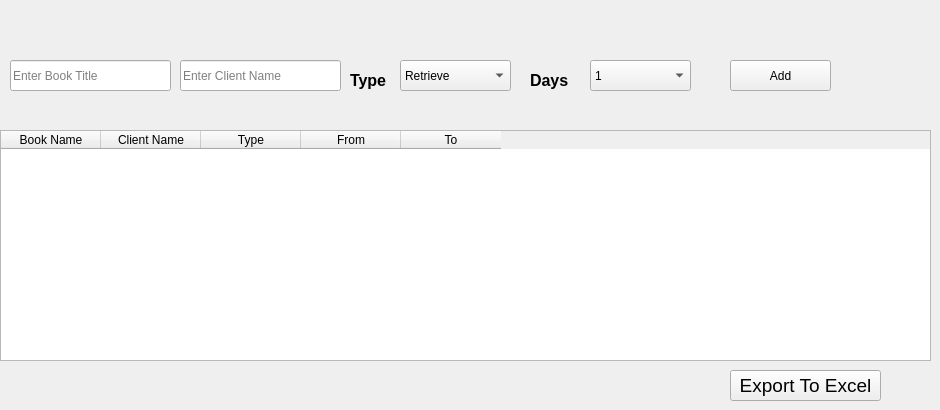
    <widget class="QWidget" name="tab">
     <attribute name="title">
      <string>Tab 1</string>
     </attribute>
     <widget class="QTableWidget" name="tableWidget">
      <property name="geometry">
       <rect>
        <x>0</x>
        <y>130</y>
        <width>931</width>
        <height>231</height>
       </rect>
      </property>
      <column>
       <property name="text">
        <string>Book Name</string>
       </property>
      </column>
      <column>
       <property name="text">
        <string>Client Name</string>
       </property>
      </column>
      <column>
       <property name="text">
        <string>Type</string>
       </property>
      </column>
      <column>
       <property name="text">
        <string>From</string>
       </property>
      </column>
      <column>
       <property name="text">
        <string>To</string>
       </property>
      </column>
     </widget>
     <widget class="QPushButton" name="pushButton">
      <property name="geometry">
       <rect>
        <x>730</x>
        <y>60</y>
        <width>101</width>
        <height>31</height>
       </rect>
      </property>
      <property name="text">
       <string>Add</string>
      </property>
     </widget>
     <widget class="QComboBox" name="comboBox">
      <property name="geometry">
       <rect>
        <x>400</x>
        <y>60</y>
        <width>111</width>
        <height>31</height>
       </rect>
      </property>
      <property name="frame">
       <bool>true</bool>
      </property>
      <item>
       <property name="text">
        <string>Retrieve</string>
       </property>
      </item>
      <item>
       <property name="text">
        <string>Rent</string>
       </property>
      </item>
     </widget>
     <widget class="QComboBox" name="comboBox_2">
      <property name="geometry">
       <rect>
        <x>590</x>
        <y>60</y>
        <width>101</width>
        <height>31</height>
       </rect>
      </property>
      <item>
       <property name="text">
        <string>1</string>
       </property>
      </item>
      <item>
       <property name="text">
        <string>2</string>
       </property>
      </item>
      <item>
       <property name="text">
        <string>3</string>
       </property>
      </item>
      <item>
       <property name="text">
        <string>4</string>
       </property>
      </item>
      <item>
       <property name="text">
        <string>5</string>
       </property>
      </item>
      <item>
       <property name="text">
        <string>6</string>
       </property>
      </item>
      <item>
       <property name="text">
        <string>7</string>
       </property>
      </item>
      <item>
       <property name="text">
        <string>8</string>
       </property>
      </item>
      <item>
       <property name="text">
        <string>9</string>
       </property>
      </item>
      <item>
       <property name="text">
        <string>10</string>
       </property>
      </item>
     </widget>
     <widget class="QLineEdit" name="lineEdit">
      <property name="geometry">
       <rect>
        <x>10</x>
        <y>60</y>
        <width>161</width>
        <height>31</height>
       </rect>
      </property>
      <property name="font">
       <font>
        <family>Segoe UI</family>
       </font>
      </property>
      <property name="placeholderText">
       <string>Enter Book Title</string>
      </property>
     </widget>
     <widget class="QLabel" name="label">
      <property name="geometry">
       <rect>
        <x>350</x>
        <y>70</y>
        <width>41</width>
        <height>21</height>
       </rect>
      </property>
      <property name="font">
       <font>
        <pointsize>12</pointsize>
        <weight>75</weight>
        <bold>true</bold>
       </font>
      </property>
      <property name="text">
       <string>Type</string>
      </property>
     </widget>
     <widget class="QLabel" name="label_2">
      <property name="geometry">
       <rect>
        <x>530</x>
        <y>70</y>
        <width>47</width>
        <height>21</height>
       </rect>
      </property>
      <property name="font">
       <font>
        <pointsize>12</pointsize>
        <weight>75</weight>
        <bold>true</bold>
       </font>
      </property>
      <property name="text">
       <string>Days</string>
      </property>
     </widget>
     <widget class="QLineEdit" name="lineEdit_22">
      <property name="geometry">
       <rect>
        <x>180</x>
        <y>60</y>
        <width>161</width>
        <height>31</height>
       </rect>
      </property>
      <property name="font">
       <font>
        <family>Segoe UI</family>
       </font>
      </property>
      <property name="placeholderText">
       <string>Enter Client Name</string>
      </property>
     </widget>
     <widget class="QPushButton" name="pushButton_29">
      <property name="geometry">
       <rect>
        <x>730</x>
        <y>370</y>
        <width>151</width>
        <height>31</height>
       </rect>
      </property>
      <property name="font">
       <font>
        <pointsize>14</pointsize>
       </font>
      </property>
      <property name="text">
       <string>Export To Excel</string>
      </property>
     </widget>
    </widget>
